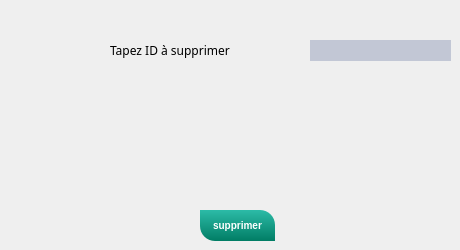
      <widget class="QWidget" name="tab_13">
       <attribute name="title">
        <string>Supprimer Client</string>
       </attribute>
       <widget class="QLineEdit" name="supp_3">
        <property name="geometry">
         <rect>
          <x>310</x>
          <y>40</y>
          <width>141</width>
          <height>21</height>
         </rect>
        </property>
        <property name="styleSheet">
         <string notr="true">	background-color: #c2c7d5;
	color: #2a547f;
	border: none;
	padding: 5px;
</string>
        </property>
       </widget>
       <widget class="QLabel" name="label_42">
        <property name="geometry">
         <rect>
          <x>110</x>
          <y>40</y>
          <width>151</width>
          <height>21</height>
         </rect>
        </property>
        <property name="font">
         <font>
          <family>Segoe Print</family>
         </font>
        </property>
        <property name="text">
         <string>Tapez ID à supprimer</string>
        </property>
       </widget>
       <widget class="QPushButton" name="P_supprimer_3">
        <property name="geometry">
         <rect>
          <x>200</x>
          <y>210</y>
          <width>75</width>
          <height>31</height>
         </rect>
        </property>
        <property name="styleSheet">
         <string notr="true">QPushButton
{
	background-color: qlineargradient(spread:repeat, x1:1, y1:0, x2:1, y2:1, stop:0 rgba(44, 187, 167, 255),stop:1 rgba(1, 125, 101, 255));
	color: #fff;
	font-size: 10px;
	font-weight: bold;
	border-top-right-radius: 15px;
	border-top-left-radius: 0px;
	border-bottom-right-radius: 0px;
	border-bottom-left-radius: 15px;
	padding: 10px;

}


QPushButton::disabled
{
	background-color: #5c5c5c;

}


QPushButton::hover
{
	background-color: #fca503;

}


QPushButton::pressed
{
	background-color: #3d4ef2;

}
</string>
        </property>
        <property name="text">
         <string>supprimer</string>
        </property>
       </widget>
      </widget>
